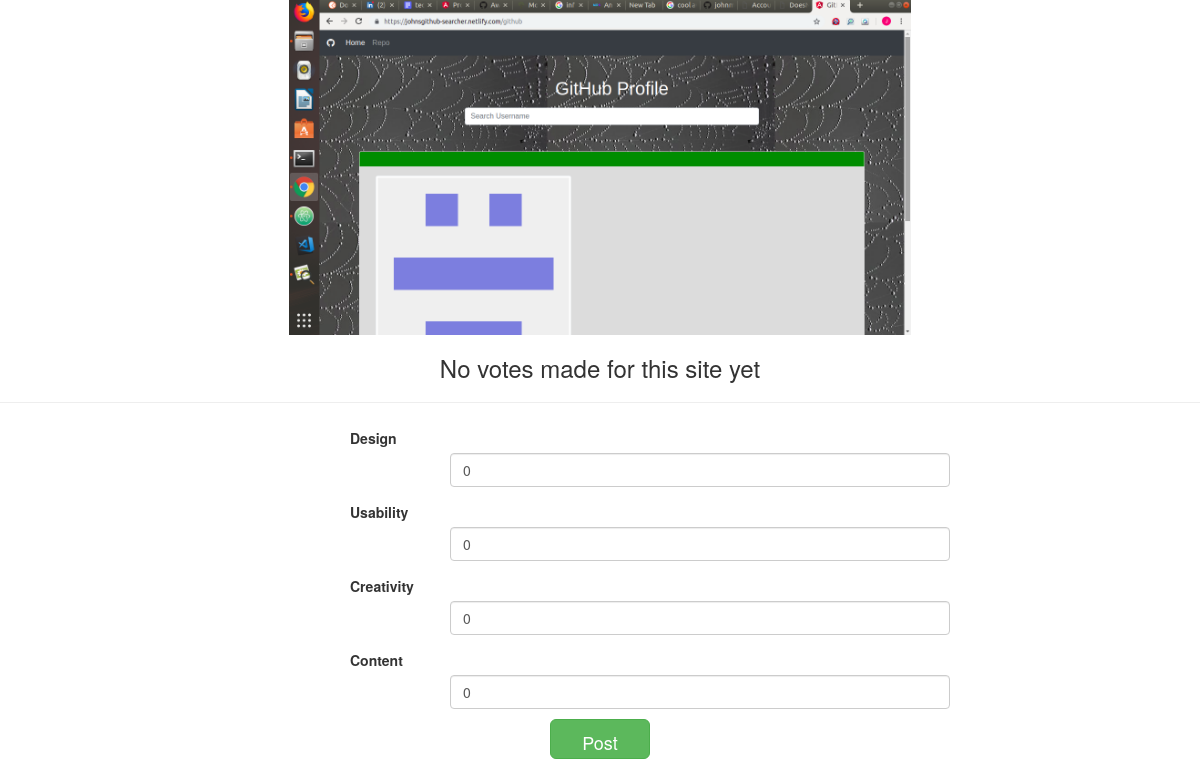
Page /site/4 (signed in, lower part) on the earlier database version.
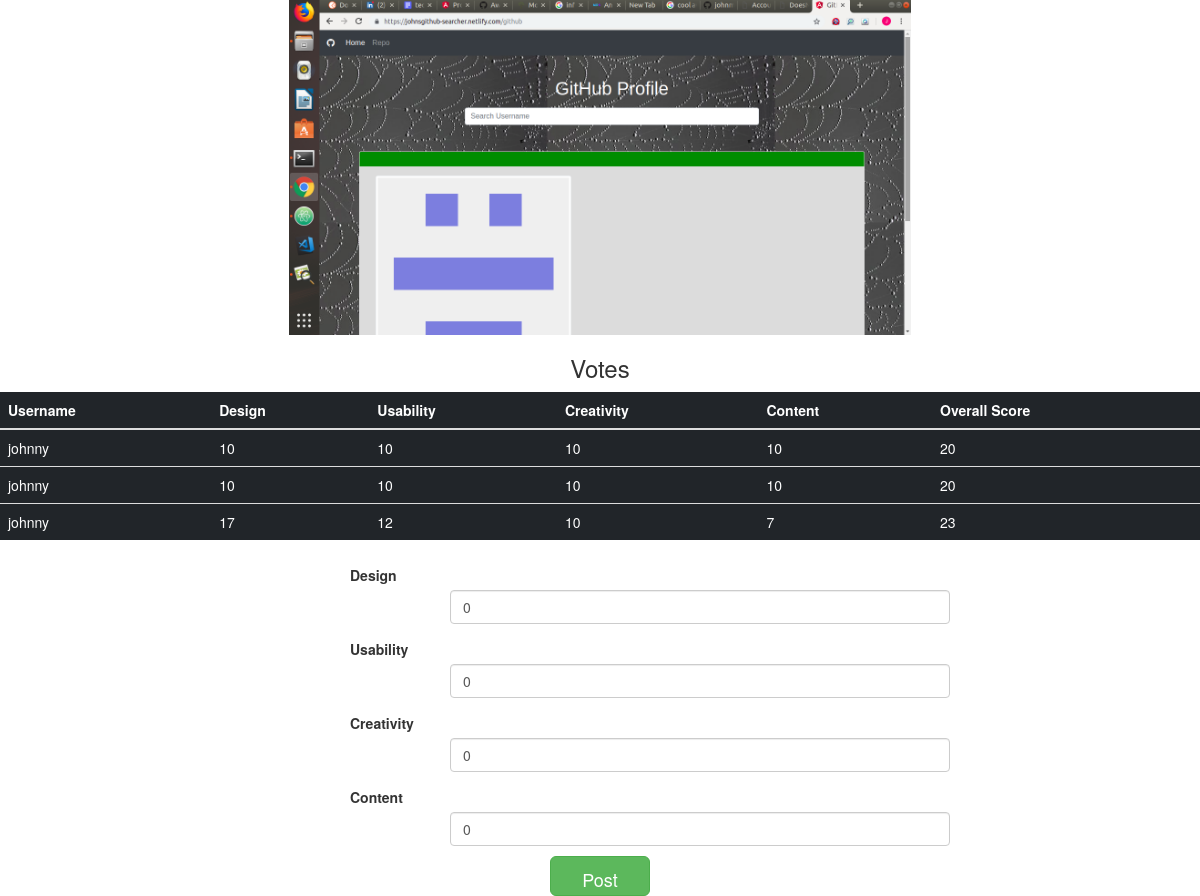
Same page on the later database version.
### awards/models.py (models this page shows, shortened)
class Project(models.Model):
    title = models.CharField(max_length=150)
    landing_page = models.ImageField(upload_to='landingpage/')
    description = HTMLField()
    link= models.CharField(max_length=255)
    username = models.ForeignKey(User,on_delete=models.CASCADE)
    screenshot1 = models.ImageField(upload_to='screenshots/')
    screenshot2 = models.ImageField(upload_to='screenshots/')
    screenshot3 = models.ImageField(upload_to='screenshots/')
    screenshot4 = models.ImageField(upload_to='screenshots/')
    design = models.IntegerField(blank=True,default=0)
    usability = models.IntegerField(blank=True,default=0)
    creativity = models.IntegerField(blank=True,default=0)
    content = models.IntegerField(blank=True,default=0)
    overall_score = models.IntegerField(blank=True,default=0)
    country = models.ForeignKey(countries,on_delete=models.CASCADE)
    technologies = models.ManyToManyField(technologies)
    categories = models.ManyToManyField(categories)
    colors = models.ManyToManyField(colors)
    post_date = models.DateTimeField(auto_now_add=True)
    avatar = models.ImageField(upload_to='avatars/')

class Rating(models.Model):
    design = models.IntegerField(blank=True,default=0)
    usability = models.IntegerField(blank=True,default=0)
    creativity = models.IntegerField(blank=True,default=0)
    content = models.IntegerField(blank=True,default=0)
    overall_score = models.IntegerField(blank=True,default=0)
    project = models.ForeignKey(Project,on_delete=models.CASCADE)
    profile = models.ForeignKey(Profile,on_delete=models.CASCADE)

class Profile(models.Model):
    avatar = models.ImageField(upload_to='avatars/')
    description = HTMLField()
    country = models.ForeignKey(countries,on_delete=models.CASCADE)
    username = models.ForeignKey(User,on_delete=models.CASCADE)
    name =models.CharField(max_length=100)
    email = models.EmailField()

### awards/views.py (the view)
# urls.py: url(r'^site/(\d+)',views.site,name='site'),
@login_required(login_url='/accounts/login/')
def site(request,site_id):
    current_user = request.user
    profile =Profile.objects.get(username=current_user)
    try:
        project = Project.objects.get(id=site_id)
    except:
        raise ObjectDoesNotExist()
    try:
        ratings = Rating.objects.filter(project_id=site_id)
        design = Rating.objects.filter(project_id=site_id).values_list('design',flat=True)
        usability = Rating.objects.filter(project_id=site_id).values_list('usability',flat=True)
        creativity = Rating.objects.filter(project_id=site_id).values_list('creativity',flat=True)
        content = Rating.objects.filter(project_id=site_id).values_list('content',flat=True)
        total_design=0
        total_usability=0
        total_creativity=0
        total_content = 0
        print(design)
        for rate in design:
            total_design+=rate
        print(total_design)
        for rate in usability:
            total_usability+=rate
        print(total_usability)
        for rate in creativity:
            total_creativity+=rate
        print(total_creativity)
        for rate in content:
            total_content+=rate
        print(total_content)
        overall_score=(total_design+total_content+total_usability+total_creativity)/4
        print(overall_score)
        project.design = total_design
        project.usability = total_usability
        project.creativity = total_creativity
        project.content = total_content
        project.overall_score = overall_score
        project.save()
    except:
        return None
    if request.method =='POST':
        form = RatingForm(request.POST,request.FILES)
        if form.is_valid():
            rating = form.save(commit=False)
            rating.project= project
            rating.profile = profile
            rating.overall_score = (rating.design+rating.usability+rating.creativity+rating.content)/2
            rating.save()
    else:
        form = RatingForm()
    return render(request,"site.html",{"project":project,"profile":profile,"ratings":ratings,"form":form})

### awards/forms.py
class RatingForm(forms.ModelForm):
    class Meta:
        model=Rating
        exclude=['profile','project','overall_score']

### awards/models.py (called while the page is built)
    def __str__(self):
        return self.countries

### awards/templates/site.html (shortened to what this page needs)
{% extends 'base.html' %}
{% load bootstrap3 %}
{% load static %}
{% load staticfiles %}
{% block styles%}
{% bootstrap_css %}
 <link rel="stylesheet" href="https://maxcdn.bootstrapcdn.com/bootstrap/4.0.0-alpha.2/css/bootstrap.min.css">
 <link rel="stylesheet" href="https://maxcdn.bootstrapcdn.com/bootstrap/3.3.7/css/bootstrap.min.css">
  <link rel="stylesheet" href="{% static 'css/index.css' %}">
{%endblock %}
{% block content %}
      <div class="carousel-inner">
  <div class="text-center">
  <div class="screenshots">
   <img height="350"  src="{{project.screenshot4.url}}" alt="Card image cap" responsive>
  </div>
  </div>
  {% if ratings %}
  <h3 class="text-center">Votes</h3>
 <table class="table table-dark">
   <thead>
    <tr>
       <th scope="col">Username</th>
       <th scope="col">Design</th>
       <th scope="col">Usability</th>
       <th scope="col">Creativity</th>
       <th scope="col">Content</th>
       <th scope="col">Overall Score</th>
    </tr>
   </thead>
   <tbody>
    {% for rating in ratings%}
    <tr>
       <td>{{rating.profile.username}}</td>
       <td>{{rating.design}}</td>
       <td>{{rating.usability}}</td>
       <td>{{rating.creativity}}</td>
       <td>{{rating.content}}</td>
       <td>{{rating.overall_score}}</td>
     </tr>
{% endfor%}
 </tbody>
 </table>
{%else %}
<h3 class="text-center">No votes made for this site yet</h3>
 <hr>
{% endif %}
    <form  action="/site/{{project.id}}" method="post" enctype="multipart/form-data" id="votes-form">
{% bootstrap_form form%}
   <div class="text-center">
      <input id="votes-input"type="submit" class="btn btn-success btn-lg" value="Post">
 </div>
 </form>
  {% endblock %}

### awards/templates/base.html (shortened to what this page needs)
{% load bootstrap3 %}
{% load static %}
<!DOCTYPE html>
<html lang="en" dir="ltr">
  <head>
    {% block styles %}{% endblock %}
    <link rel="stylesheet" href="https://use.fontawesome.com/releases/v5.5.0/css/all.css">
    <link rel="stylesheet" href="https://maxcdn.bootstrapcdn.com/bootstrap/4.0.0-alpha.2/css/bootstrap.min.css">
    <link rel="stylesheet" href="https://maxcdn.bootstrapcdn.com/bootstrap/3.3.7/css/bootstrap.min.css">
  </head>
  <body>
    {% include 'navbar.html' %}
    {% block content %}{% endblock %}
  </body>
</html>

### awards/templates/navbar.html (shortened to what this page needs)
{% load bootstrap3 %}
{% load static %}
<!DOCTYPE html>
<html lang="en" dir="ltr">
  <head>
    <link rel="stylesheet" href="../static/css/navbar.css">
    <link rel="stylesheet" href="https://use.fontawesome.com/releases/v5.5.0/css/all.css">
  </head>
  <body>
  </body>
</html>

### awards/static/css/index.css (style rules this page uses)
body { background-color: #f4f7f6; }
#votes-form { width: 500px; margin: auto; }
label { margin-top: 5px; display: block; }
#votes-input { width: 100px; height: 40px; justify-content: center; }

### awards/static/css/navbar.css (style rules this page uses)
.form-control { margin-left: 20%; }
input { width: 50px; height: 2px; color: #999; font-weight: }
body { width: 100%; margin: 0; padding: 0; }

Differences in the rows shown:
added Rating: profile.username "johnny", design "10", usability "10", creativity "10", content "10", overall_score "20"
added Rating: profile.username "johnny", design "10", usability "10", creativity "10", content "10", overall_score "20"
added Rating: profile.username "johnny", design "17", usability "12", creativity "10", content "7", overall_score "23"
Other differences:
text no longer shown: "No votes made for this site yet"
text now shown: "Votes Username Design Usability Creativity Content Overall Score"
